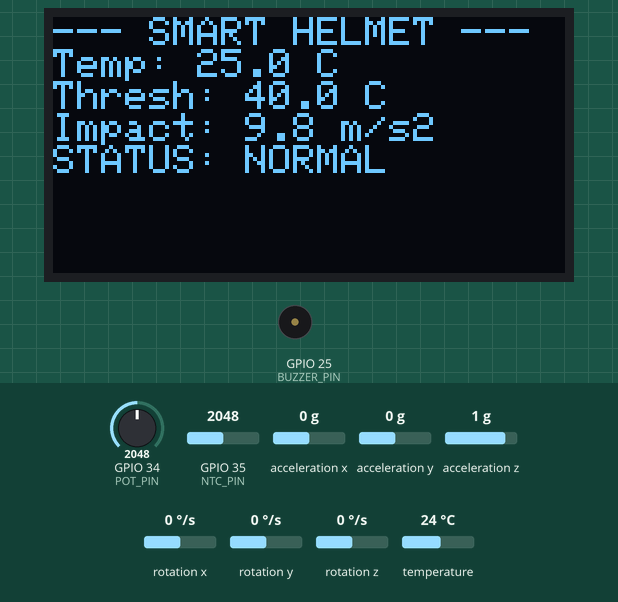
Simulated run of this sketch. Board: ESP32. On the bench: 128×64 one-colour display, buzzer (waves = sounding). The inputs (shaded band) are chosen by the test bench; at power-on: GPIO 35 (NTC_PIN) = 2048, acceleration x 0 g, GPIO 34 (POT_PIN) = 2048, acceleration y 0 g, acceleration z 1 g, rotation x 0 °/s, rotation y 0 °/s, rotation z 0 °/s, temperature 24 °C. What the sketch prints to the serial monitor is not drawn.

Above: at 2.3 s.
2.4 s: GPIO 35 (NTC_PIN) set to 1464
At 3.3 s:
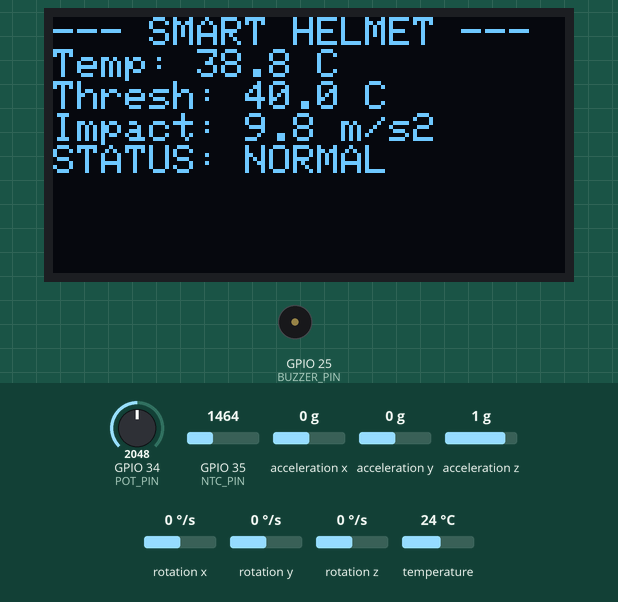
4.0 s: GPIO 35 (NTC_PIN) set to 1374
At 4.5 s:
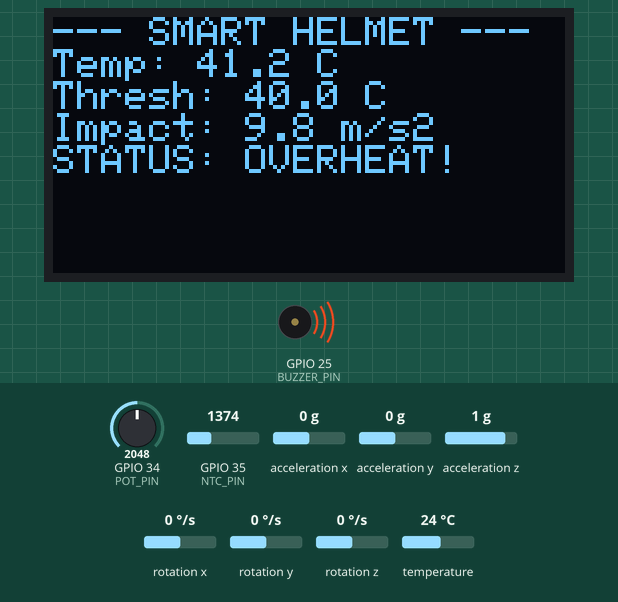
5.6 s: acceleration x set to -1.4 g
At 6.8 s:
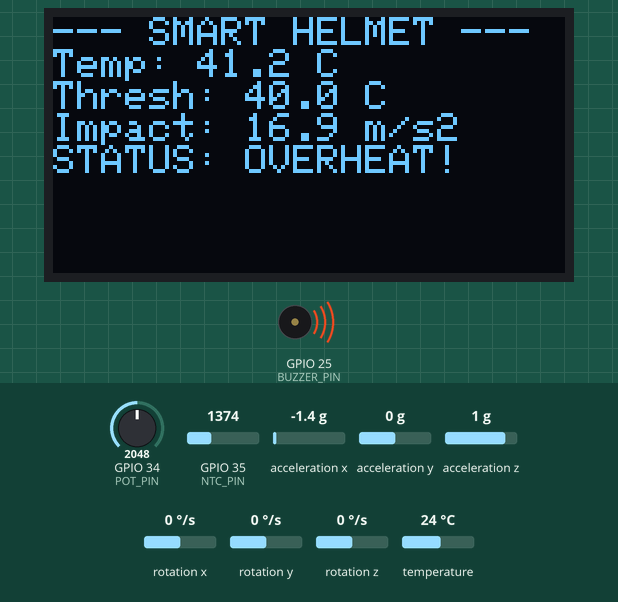
7.2 s: GPIO 34 (POT_PIN) set to 2199
At 8.0 s:
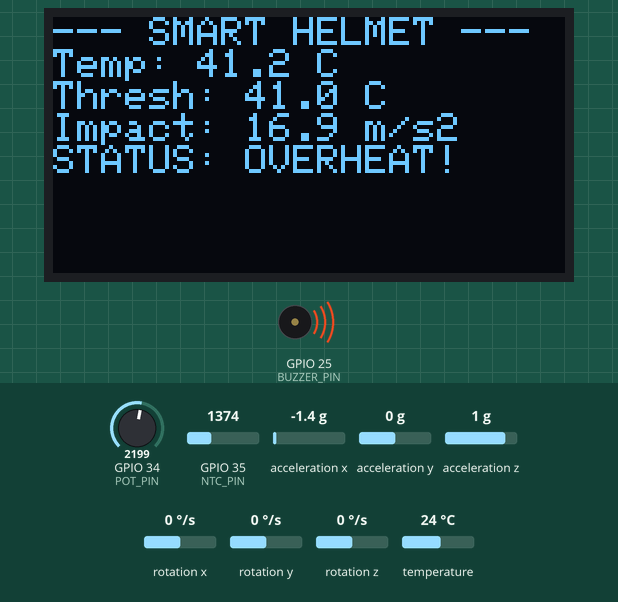
8.8 s: GPIO 34 (POT_PIN) set to 2290
At 10.1 s:
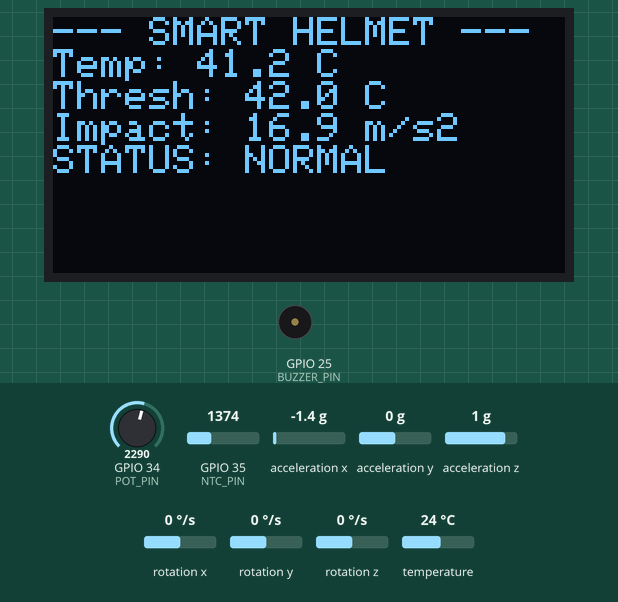
10.4 s: acceleration y set to -1.4 g
At 11.5 s:
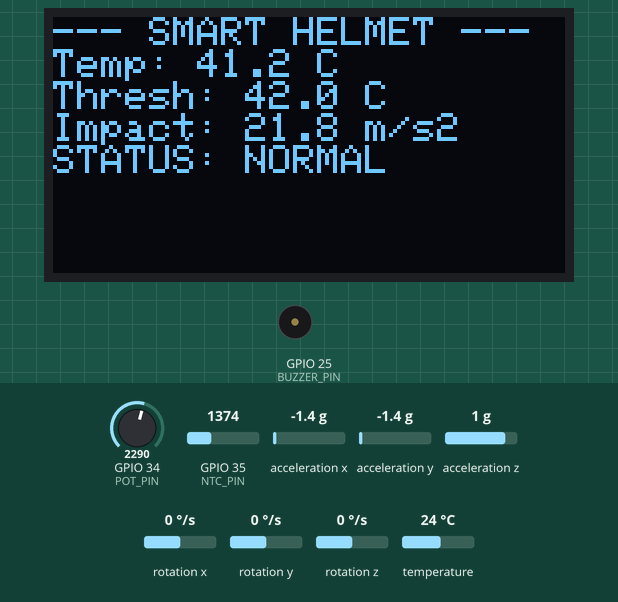
Timing chart, 0 to 13.0 s (numbered marks = the images above; inputs shaded):
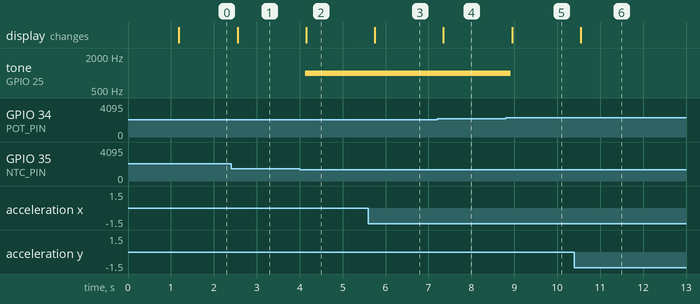

The sketch:

sketch.ino
```cpp
#include <Wire.h>
#include <Adafruit_GFX.h>
#include <Adafruit_SSD1306.h>
#include <Adafruit_MPU6050.h>
#include <Adafruit_Sensor.h>

// OLED Display Configuration
#define SCREEN_WIDTH 128
#define SCREEN_HEIGHT 64
#define OLED_RESET -1

Adafruit_SSD1306 display(SCREEN_WIDTH, SCREEN_HEIGHT, &Wire, OLED_RESET);

// MPU6050
Adafruit_MPU6050 mpu;

// Pin Definitions
#define NTC_PIN 35
#define POT_PIN 34
#define BUZZER_PIN 25

// Constants
const float BETA = 3950;
const float FALL_THRESHOLD = 25.0;

void setup() {

  Serial.begin(115200);

  // Buzzer
  pinMode(BUZZER_PIN, OUTPUT);
  noTone(BUZZER_PIN);

  // OLED
  if (!display.begin(SSD1306_SWITCHCAPVCC, 0x3C)) {

    Serial.println(F("SSD1306 allocation failed"));

    for (;;) {
    }
  }

  display.clearDisplay();
  display.setTextColor(SSD1306_WHITE);
  display.setTextSize(1);

  display.setCursor(0, 10);
  display.println("--- SMART HELMET ---");
  display.println("Initializing...");

  display.display();

  delay(1000);

  // MPU6050
  if (!mpu.begin()) {

    Serial.println("Failed to find MPU6050 chip");

    display.clearDisplay();
    display.setCursor(0, 10);
    display.println("MPU6050 Error!");
    display.display();

    while (1) {
      delay(10);
    }
  }

  mpu.setAccelerometerRange(MPU6050_RANGE_8_G);
  mpu.setGyroRange(MPU6050_RANGE_500_DEG);
  mpu.setFilterBandwidth(MPU6050_BAND_21_HZ);

  delay(100);
}


void loop() {

  // =====================================================
  // 1. READ TEMPERATURE
  // =====================================================

  int analogValueNTC = analogRead(NTC_PIN);

  float celsius =
      1.0 /
          (log(1.0 / (4095.0 / analogValueNTC - 1.0)) / BETA
           + 1.0 / 298.15)
      - 273.15;


  // =====================================================
  // 2. READ TEMPERATURE THRESHOLD
  // =====================================================

  int analogValuePOT = analogRead(POT_PIN);

  float tempThreshold =
      map(analogValuePOT, 0, 4095, 20, 60);


  // =====================================================
  // 3. READ MPU6050
  // =====================================================

  sensors_event_t a, g, temp;

  mpu.getEvent(&a, &g, &temp);


  // Calculate acceleration magnitude

  float accelMagnitude =
      sqrt(
          a.acceleration.x * a.acceleration.x +
          a.acceleration.y * a.acceleration.y +
          a.acceleration.z * a.acceleration.z
      );


  // =====================================================
  // 4. ALARM CONDITIONS
  // =====================================================

  bool tempAlert =
      (celsius > tempThreshold);

  bool fallDetected =
      (accelMagnitude > FALL_THRESHOLD);


  // =====================================================
  // 5. BUZZER
  // =====================================================

  if (tempAlert || fallDetected) {

    // Passive buzzer needs a frequency
    tone(BUZZER_PIN, 1000);

  } else {

    noTone(BUZZER_PIN);
  }


  // =====================================================
  // 6. OLED DISPLAY
  // =====================================================

  display.clearDisplay();

  display.setCursor(0, 0);

  display.println("--- SMART HELMET ---");

  display.print("Temp: ");
  display.print(celsius, 1);
  display.println(" C");

  display.print("Thresh: ");
  display.print(tempThreshold, 1);
  display.println(" C");

  display.print("Impact: ");
  display.print(accelMagnitude, 1);
  display.println(" m/s2");

  display.print("STATUS: ");

  if (fallDetected) {

    display.println("FALL DETECTED!");

  }
  else if (tempAlert) {

    display.println("OVERHEAT!");

  }
  else {

    display.println("NORMAL");
  }

  display.display();


  // =====================================================
  // 7. SERIAL MONITOR
  // =====================================================

  Serial.print("Temp: ");
  Serial.print(celsius);

  Serial.print(" C | Thresh: ");
  Serial.print(tempThreshold);

  Serial.print(" C | Accel: ");
  Serial.println(accelMagnitude);


  delay(200);
}
```

Measured:
- the behaviour switches between 1419 and 1418 on GPIO 35 (NTC_PIN) (found by bisection; images 1 and 2)
- the behaviour switches between 2252 and 2253 on GPIO 34 (POT_PIN) (found by bisection; images 4 and 5)
- after the input at 2.4 s, the display: changes after 0.15 s (image 1)
- after the input at 4.0 s, tone on GPIO 25 (BUZZER_PIN): silent → 1000 Hz after 0.13 s; the display: changes after 0.15 s (image 2)
- after the input at 5.6 s, the display: changes after 0.15 s (image 3)
- after the input at 7.2 s, the display: changes after 0.15 s (image 4)
- after the input at 8.8 s, tone on GPIO 25 (BUZZER_PIN): 1000 Hz → silent after 0.12 s; the display: changes after 0.15 s (image 5)
- after the input at 10.4 s, the display: changes after 0.15 s (image 6)
